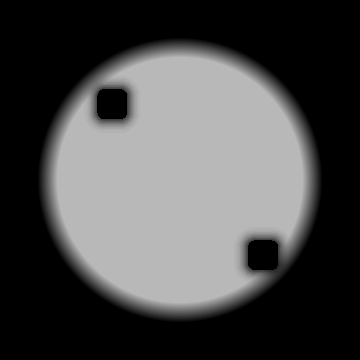
#> input picture verification/final-art-025-material-test/k2-authored-optical-field/field-interior-mask.png, 360 x 360 px, found by its file name
$ python build_k2_parallax_fields.py
#> lines starting #> are read from the running program, lines starting #| are printed output that depends on the picture
#!/usr/bin/env python3
"""Author inferred 2.5D interior displacement bases, not camera-view recovery."""
from pathlib import Path
import hashlib
import json
import numpy as np
from PIL import Image

ROOT = Path(__file__).resolve().parent
SOURCE = ROOT / 'k2-complete-authored-field'
OUT = ROOT / 'k2-parallax-field'
OUT.mkdir(exist_ok=True)
SCALE = 0.08

def sha(path):
    return hashlib.sha256(path.read_bytes()).hexdigest()

def scalar(name):
#> called with name = 'field-interior-mask.png'
    return np.asarray(Image.open(SOURCE / name).convert('RGB'), dtype=float)[..., 0] / 255
#> call 2 of scalar, with name = 'field-thickness.png'
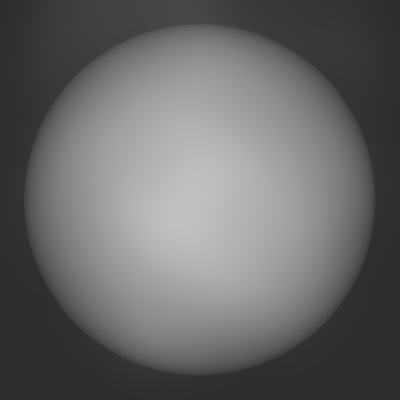
#> input picture verification/final-art-025-material-test/field-thickness.png, 400 x 400 px, found by its file name
#> call 3 of scalar, with name = 'field-density.png'
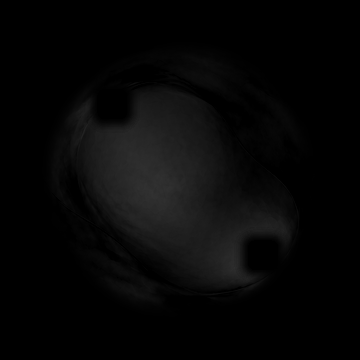
#> input picture verification/final-art-025-material-test/k2-complete-authored-field/field-density.png, 360 x 360 px
#> in scalar (call 3), `return np.asarray(Image.open(SOURCE / name).convert('RGB'), dtype=floa..`:
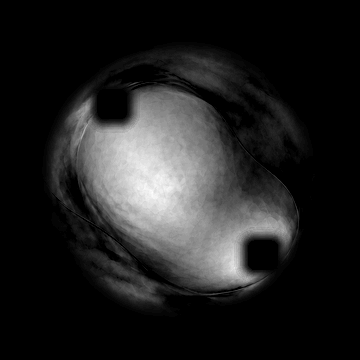
#> returned value: shape (360, 360) float64; min 0, max 0.196, mean 0.0261; drawn with min black and max white
#> call 4 of scalar, with name = 'field-silhouette.png'
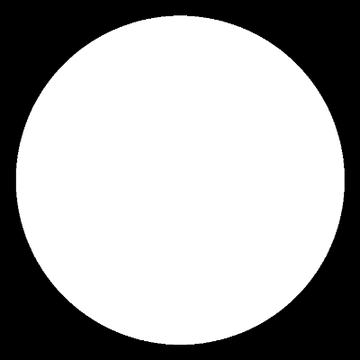
#> input picture verification/final-art-025-material-test/k2-authored-optical-field/field-silhouette.png, 360 x 360 px, found by its file name

def smooth(a, b, x):
#> called with a = 0.0314, b = 0.35
    t = np.clip((x-a)/(b-a), 0, 1)
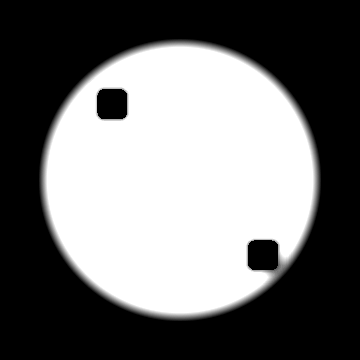
#> t: shape (360, 360) float64; min 0, max 1, mean 0.442
    return t*t*(3-2*t)

def save_basis(name, vector, axis):
    # RG = signed scalar in unsigned 16-bit storage; no alpha/premultiplication.
    n = np.rint(np.clip(vector[..., axis]/SCALE, -1, 1)*32767+32768).astype(np.uint16)
    rgb = np.stack([n >> 8, n & 255, np.zeros_like(n)], axis=-1).astype(np.uint8)
    Image.fromarray(rgb).save(OUT / name)
    v = np.asarray(Image.open(OUT / name).convert('RGB'), dtype=float)
    decoded = (v[..., 0]*256+v[..., 1]-32768)/32767*SCALE
    result = np.zeros_like(vector)
    result[..., axis] = decoded
    return result

mask = scalar('field-interior-mask.png')
thickness = scalar('field-thickness.png')
density = scalar('field-density.png')
sil = scalar('field-silhouette.png')
# All depth placement is an authored inference. Avoid a single flat shift:
# thicker water has greater parallax; cloudy density modulates it slightly.
weight = smooth(8/255, .35, mask) * smooth(.85, .99, sil)
#> (the run stopped early here; a loop or call above may not have finished)
